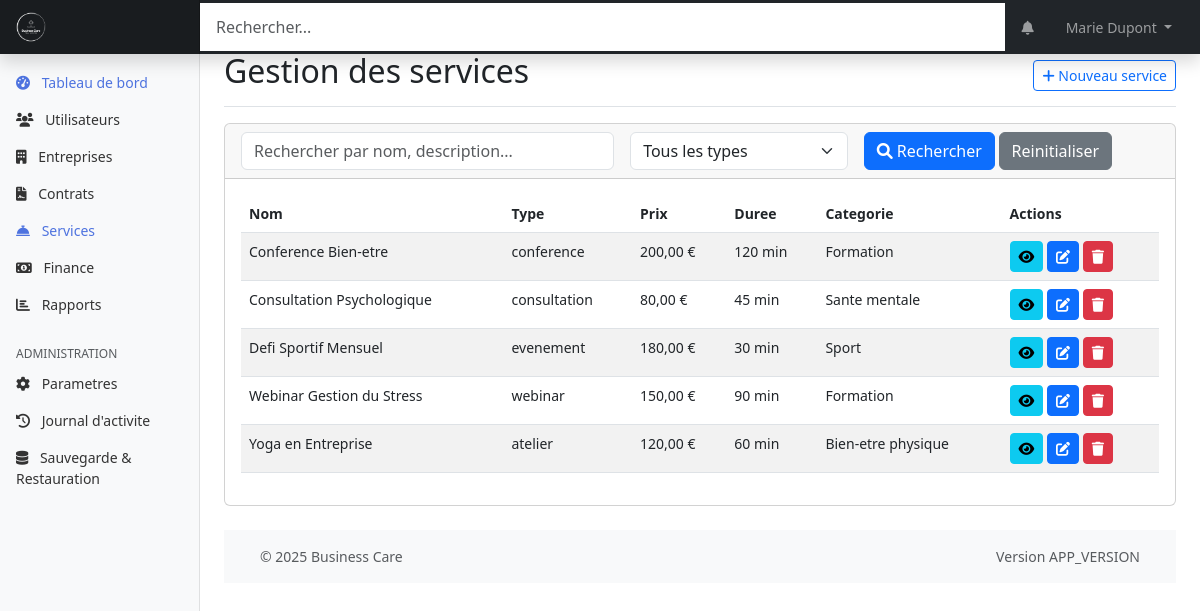
The app's page /web-admin/modules/services/index.php (signed in), older data.
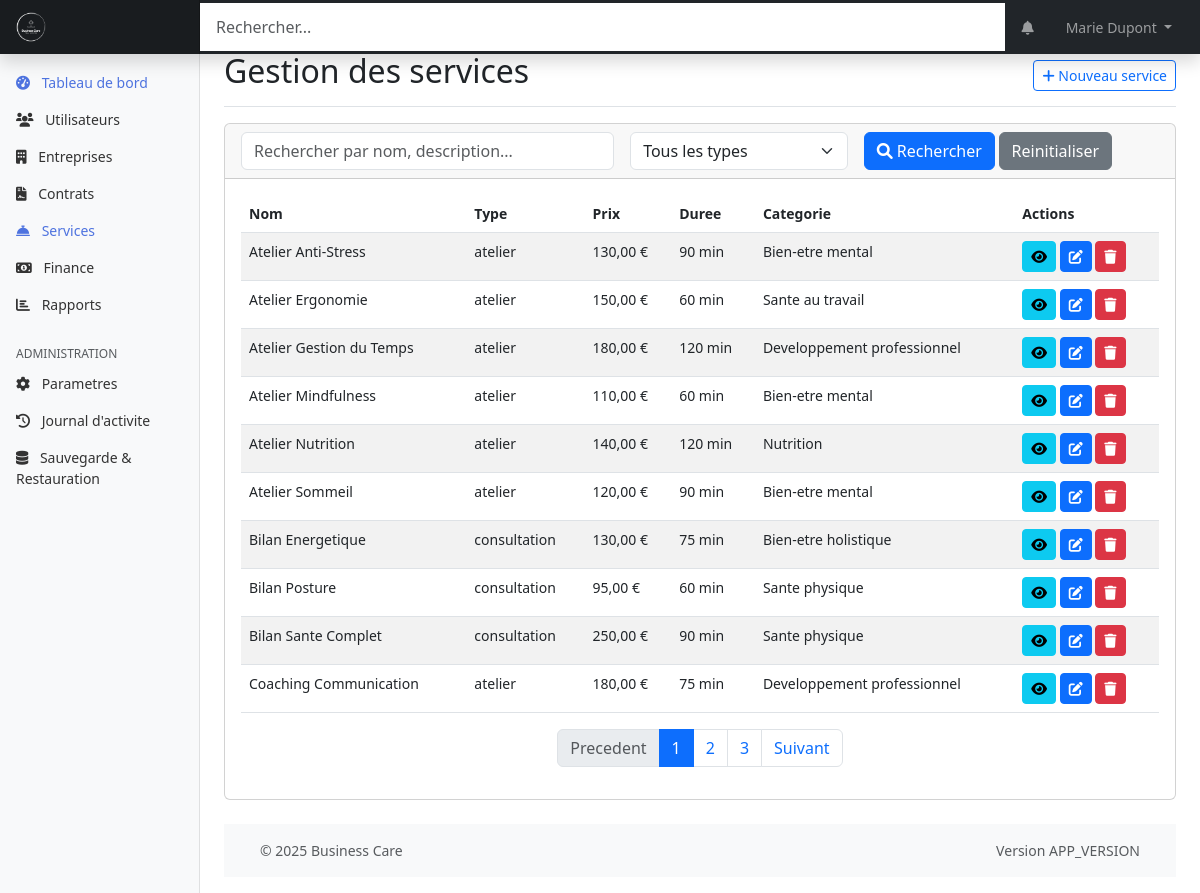
The same page, newer data.
### tables this page shows
CREATE TABLE prestations (
    id INT PRIMARY KEY AUTO_INCREMENT,
    nom VARCHAR(255) NOT NULL,
    description TEXT,
    prix DECIMAL(10,2) NOT NULL,
    duree INT,
    type ENUM('conference', 'webinar', 'atelier', 'consultation', 'evenement', 'autre') NOT NULL,
    categorie VARCHAR(100),
    niveau_difficulte ENUM('debutant', 'intermediaire', 'avance'),
    capacite_max INT,
    materiel_necessaire TEXT,
    prerequis TEXT,
    created_at TIMESTAMP DEFAULT CURRENT_TIMESTAMP,
    updated_at TIMESTAMP DEFAULT CURRENT_TIMESTAMP ON UPDATE CURRENT_TIMESTAMP,
    INDEX idx_type (type),
    INDEX idx_categorie (categorie)
);

### web-admin/modules/services/index.php (the view, shortened to what the changed rows need)
<?php
$page = isset($_GET['page']) ? (int)$_GET['page'] : 1;
$search = isset($_GET['search']) ? $_GET['search'] : '';
$type = isset($_GET['type']) ? $_GET['type'] : '';
$action = isset($_GET['action']) ? $_GET['action'] : '';
$service = null;
$params = [];
$perPage = 10;
$offset = ($page - 1) * $perPage;
$pdo = getDbConnection();
$countSql = "SELECT COUNT(id) FROM prestations";
$countStmt = $pdo->prepare($countSql);
$countStmt->execute($params);
$totalServices = $countStmt->fetchColumn();
$totalPages = ceil($totalServices / $perPage);
$page = max(1, min($page, $totalPages));
$sql = "SELECT * FROM prestations";
$sql .= " ORDER BY nom ASC LIMIT $offset, $perPage";
$stmt = $pdo->prepare($sql);
$stmt->execute($params);
$services = $stmt->fetchAll(PDO::FETCH_ASSOC);
include_once '../../templates/header.php';
?>
<div class="container-fluid">
    <div class="row">
        <main class="col-md-9 ms-sm-auto col-lg-10 px-md-4">
            <div class="d-flex justify-content-between flex-wrap flex-md-nowrap align-items-center pt-3 pb-2 mb-3 border-bottom">
                <h1 class="h2">Gestion des services</h1>
            </div>
            <?php if ($action === 'add' || $action === 'edit'): ?>
                <div class="card">
                    <div class="card-header">
                        <?php echo $action === 'add' ? 'Ajouter un nouveau service' : 'Modifier le service'; ?>
                    </div>
                    <div class="card-body">
                        <form method="post">
                           <input type="hidden" name="csrf_token" value="<?php echo generateToken(); ?>">
                            <div class="row mb-3">
                                <div class="col-md-6">
                                    <label for="nom" class="form-label">Nom du service*</label>
                                    <input type="text" class="form-control" id="nom" name="nom" value="<?php echo isset($service['nom']) ? htmlspecialchars($service['nom']) : ''; ?>" required>
                                </div>
                                <div class="col-md-6">
                                    <label for="type" class="form-label">Type de service*</label>
                                    <select class="form-select" id="type" name="type" required>
                                        <option value="">Selectionnez...</option>
                                        <?php
                                        $types = ['conference', 'webinar', 'atelier', 'consultation', 'evenement', 'autre'];
                                        foreach ($types as $t) {
                                            $selected = (isset($service['type']) && $service['type'] === $t) ? 'selected' : '';
                                            echo "<option value=\"$t\" $selected>" . ucfirst($t) . "</option>";
                                        }
                                        ?>
                                    </select>
                                </div>
                            </div>
                            <div class="row mb-3">
                                <div class="col-md-12">
                                    <label for="description" class="form-label">Description</label>
                                    <textarea class="form-control" id="description" name="description" rows="3"><?php echo isset($service['description']) ? htmlspecialchars($service['description']) : ''; ?></textarea>
                                </div>
                            </div>
                            <div class="row mb-3">
                                <div class="col-md-4">
                                    <label for="prix" class="form-label">Prix (€)*</label>
                                    <input type="number" class="form-control" id="prix" name="prix" min="0" step="0.01" value="<?php echo isset($service['prix']) ? htmlspecialchars($service['prix']) : ''; ?>" required>
                                </div>
                                <div class="col-md-4">
                                    <label for="duree" class="form-label">Duree (minutes)</label>
                                    <input type="number" class="form-control" id="duree" name="duree" min="0" value="<?php echo isset($service['duree']) ? htmlspecialchars($service['duree']) : ''; ?>">
                                </div>
                                <div class="col-md-4">
                                    <label for="capacite_max" class="form-label">Capacite maximale</label>
                                    <input type="number" class="form-control" id="capacite_max" name="capacite_max" min="1" value="<?php echo isset($service['capacite_max']) ? htmlspecialchars($service['capacite_max']) : ''; ?>">
                                </div>
                            </div>
                            <div class="row mb-3">
                                <div class="col-md-6">
                                    <label for="categorie" class="form-label">Categorie</label>
                                    <input type="text" class="form-control" id="categorie" name="categorie" value="<?php echo isset($service['categorie']) ? htmlspecialchars($service['categorie']) : ''; ?>">
                                </div>
                                <div class="col-md-6">
                                    <label for="niveau_difficulte" class="form-label">Niveau de difficulte</label>
                                    <select class="form-select" id="niveau_difficulte" name="niveau_difficulte">
                                        <option value="">Selectionnez...</option>
                                        <?php
                                        $levels = ['debutant', 'intermediaire', 'avance'];
                                        foreach ($levels as $level) {
                                            $selected = (isset($service['niveau_difficulte']) && $service['niveau_difficulte'] === $level) ? 'selected' : '';
                                            echo "<option value=\"$level\" $selected>" . ucfirst($level) . "</option>";
                                        }
                                        ?>
                                    </select>
                                </div>
                            </div>
                            <div class="row mb-3">
                                <div class="col-md-6">
                                    <label for="materiel_necessaire" class="form-label">Materiel necessaire</label>
                                    <textarea class="form-control" id="materiel_necessaire" name="materiel_necessaire" rows="2"><?php echo isset($service['materiel_necessaire']) ? htmlspecialchars($service['materiel_necessaire']) : ''; ?></textarea>
                                </div>
                                <div class="col-md-6">
                                    <label for="prerequis" class="form-label">Prerequis</label>
                                    <textarea class="form-control" id="prerequis" name="prerequis" rows="2"><?php echo isset($service['prerequis']) ? htmlspecialchars($service['prerequis']) : ''; ?></textarea>
                                </div>
                            </div>
                            <div class="row">
                                <div class="col-12">
                                    <button type="submit" class="btn btn-primary">Enregistrer</button>
                                    <a href="<?php echo APP_URL; ?>/modules/services/" class="btn btn-secondary">Annuler</a>
                                </div>
                            </div>
                        </form>
                    </div>
                </div>
            <?php else: ?>
                <div class="card mb-4">
                    <div class="card-body">
                        <?php if (count($services) > 0): ?>
                            <table class="table table-striped table-hover">
                                <thead>
                                    <tr>
                                        <th>Nom</th>
                                        <th>Type</th>
                                        <th>Prix</th>
                                        <th>Duree</th>
                                        <th>Categorie</th>
                                        <th>Actions</th>
                                    </tr>
                                </thead>
                                <tbody>
                                    <?php foreach ($services as $service): ?>
                                        <tr>
                                            <td><?php echo htmlspecialchars($service['nom']); ?></td>
                                            <td><?php echo htmlspecialchars($service['type']); ?></td>
                                            <td><?php echo number_format($service['prix'], 2, ',', ' ') . ' €'; ?></td>
                                            <td><?php echo $service['duree'] ? htmlspecialchars($service['duree']) . ' min' : '-'; ?></td>
                                            <td><?php echo htmlspecialchars($service['categorie'] ?: '-'); ?></td>
                                            <td>
                                                <a href="?action=view&id=<?php echo $service['id']; ?>" class="btn btn-sm btn-info">
                                                    <i class="fas fa-eye"></i>
                                                </a>
                                                <a href="?action=edit&id=<?php echo $service['id']; ?>" class="btn btn-sm btn-primary">
                                                    <i class="fas fa-edit"></i>
                                                </a>
                                                <a href="?action=delete&id=<?php echo $service['id']; ?>" class="btn btn-sm btn-danger" onclick="return confirm('Etes-vous sûr de vouloir supprimer ce service ?')">
                                                    <i class="fas fa-trash"></i>
                                                </a>
                                            </td>
                                        </tr>
                                    <?php endforeach; ?>
                                </tbody>
                            </table>
                            <?php if ($totalPages > 1): ?>
                                <nav>
                                    <ul class="pagination justify-content-center">
                                        <li class="page-item <?php echo $page <= 1 ? 'disabled' : ''; ?>">
                                            <a class="page-link" href="?page=<?php echo max(1, $page - 1); ?>&search=<?php echo urlencode($search); ?>&type=<?php echo urlencode($type); ?>">Precedent</a>
                                        </li>
                                        <?php for ($i = max(1, $page - 2); $i <= min($page + 2, $totalPages); $i++): ?>
                                            <li class="page-item <?php echo $i === $page ? 'active' : ''; ?>">
                                                <a class="page-link" href="?page=<?php echo $i; ?>&search=<?php echo urlencode($search); ?>&type=<?php echo urlencode($type); ?>"><?php echo $i; ?></a>
                                            </li>
                                        <?php endfor; ?>
                                        <li class="page-item <?php echo $page >= $totalPages ? 'disabled' : ''; ?>">
                                            <a class="page-link" href="?page=<?php echo min($totalPages, $page + 1); ?>&search=<?php echo urlencode($search); ?>&type=<?php echo urlencode($type); ?>">Suivant</a>
                                        </li>
                                    </ul>
                                </nav>
                            <?php endif; ?>
                        <?php else: ?>
                            <div class="alert alert-info">
                                Aucun service trouve. <a href="?action=add" class="alert-link">Ajouter un nouveau service</a>
                            </div>
                        <?php endif; ?>
                    </div>
                </div>
            <?php endif; ?>
            <?php include_once '../../templates/footer.php'; ?>
        </main>
    </div>
</div>

Row changes from the older to the newer data that the page shows:
no longer on this page (row unchanged): prestations: nom "Conference Bien-etre", type "conference", prix "200,00", duree "120", categorie "Formation"
no longer on this page (row unchanged): prestations: nom "Consultation Psychologique", type "consultation", prix "80,00", duree "45", categorie "Sante mentale"
no longer on this page (row unchanged): prestations: nom "Defi Sportif Mensuel", type "evenement", prix "180,00", duree "30", categorie "Sport"
no longer on this page (row unchanged): prestations: nom "Webinar Gestion du Stress", type "webinar", prix "150,00", duree "90", categorie "Formation"
no longer on this page (row unchanged): prestations: nom "Yoga en Entreprise", type "atelier", prix "120,00", duree "60", categorie "Bien-etre physique"
added prestations: nom "Atelier Anti-Stress", type "atelier", prix "130,00", duree "90", categorie "Bien-etre mental"
added prestations: nom "Atelier Ergonomie", type "atelier", prix "150,00", duree "60", categorie "Sante au travail"
added prestations: nom "Atelier Gestion du Temps", type "atelier", prix "180,00", duree "120", categorie "Developpement professionnel"
added prestations: nom "Atelier Mindfulness", type "atelier", prix "110,00", duree "60", categorie "Bien-etre mental"
added prestations: nom "Atelier Nutrition", type "atelier", prix "140,00", duree "120", categorie "Nutrition"
added prestations: nom "Atelier Sommeil", type "atelier", prix "120,00", duree "90", categorie "Bien-etre mental"
added prestations: nom "Bilan Energetique", type "consultation", prix "130,00", duree "75", categorie "Bien-etre holistique"
added prestations: nom "Bilan Posture", type "consultation", prix "95,00", duree "60", categorie "Sante physique"
added prestations: nom "Bilan Sante Complet", type "consultation", prix "250,00", duree "90", categorie "Sante physique"
added prestations: nom "Coaching Communication", type "atelier", prix "180,00", duree "75", categorie "Developpement professionnel"
Text that changed along with them:
text now shown: "Precedent Suivant"
new list line: "1"
new list line: "2"
new list line: "3"
